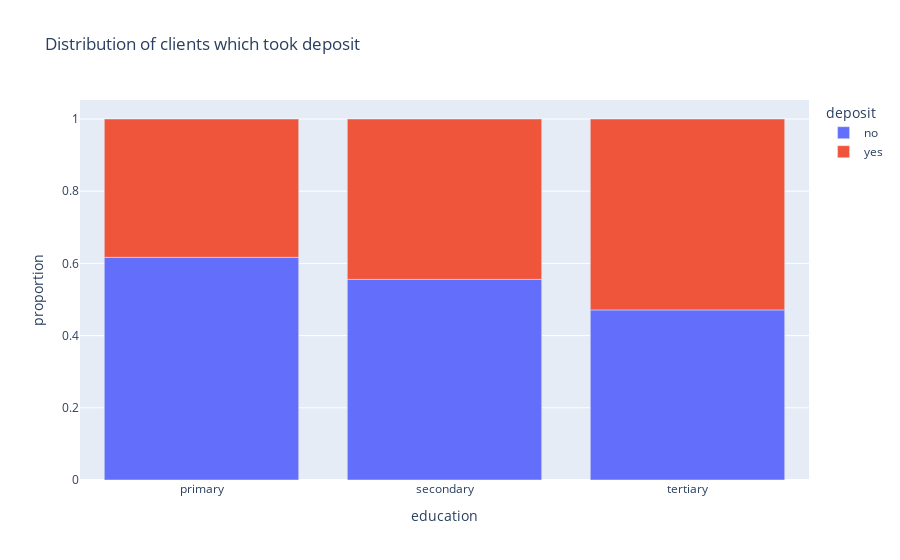

The notebook cell saved with this chart:
### Code cell
# visualizations for those who have opened and not opened a deposit, depending on the education
fig_data = df_clean.groupby(['education'], as_index=False)['deposit'].value_counts(normalize = True)
display(fig_data)
fig = px.bar(
    data_frame=fig_data, 
    x = 'education', 
    y='proportion',
    color = 'deposit',
    title = 'Distribution of clients which took deposit'
)
fig.show()

### Figure 1 — Plotly figure (JSON) as saved in the notebook; plotly's stock layout.template omitted (floating-point values rounded to 4 significant figures)
{"data": [{"alignmentgroup": "True", "hovertemplate": "deposit=no<br>education=%{x}<br>proportion=%{y}<extra></extra>", "legendgroup": "no", "marker": {"color": "#636efa", "pattern": {"shape": ""}}, "name": "no", "offsetgroup": "no", "orientation": "v", "showlegend": true, "textposition": "auto", "type": "bar", "x": ["primary", "secondary", "tertiary"], "xaxis": "x", "y": [0.6168, 0.5557, 0.4711], "yaxis": "y"}, {"alignmentgroup": "True", "hovertemplate": "deposit=yes<br>education=%{x}<br>proportion=%{y}<extra></extra>", "legendgroup": "yes", "marker": {"color": "#EF553B", "pattern": {"shape": ""}}, "name": "yes", "offsetgroup": "yes", "orientation": "v", "showlegend": true, "textposition": "auto", "type": "bar", "x": ["primary", "secondary", "tertiary"], "xaxis": "x", "y": [0.3832, 0.4443, 0.5289], "yaxis": "y"}], "layout": {"barmode": "relative", "legend": {"title": {"text": "deposit"}, "tracegroupgap": 0}, "title": {"text": "Distribution of clients which took deposit"}, "xaxis": {"anchor": "y", "domain": [0, 1], "title": {"text": "education"}}, "yaxis": {"anchor": "x", "domain": [0, 1], "title": {"text": "proportion"}}}}
